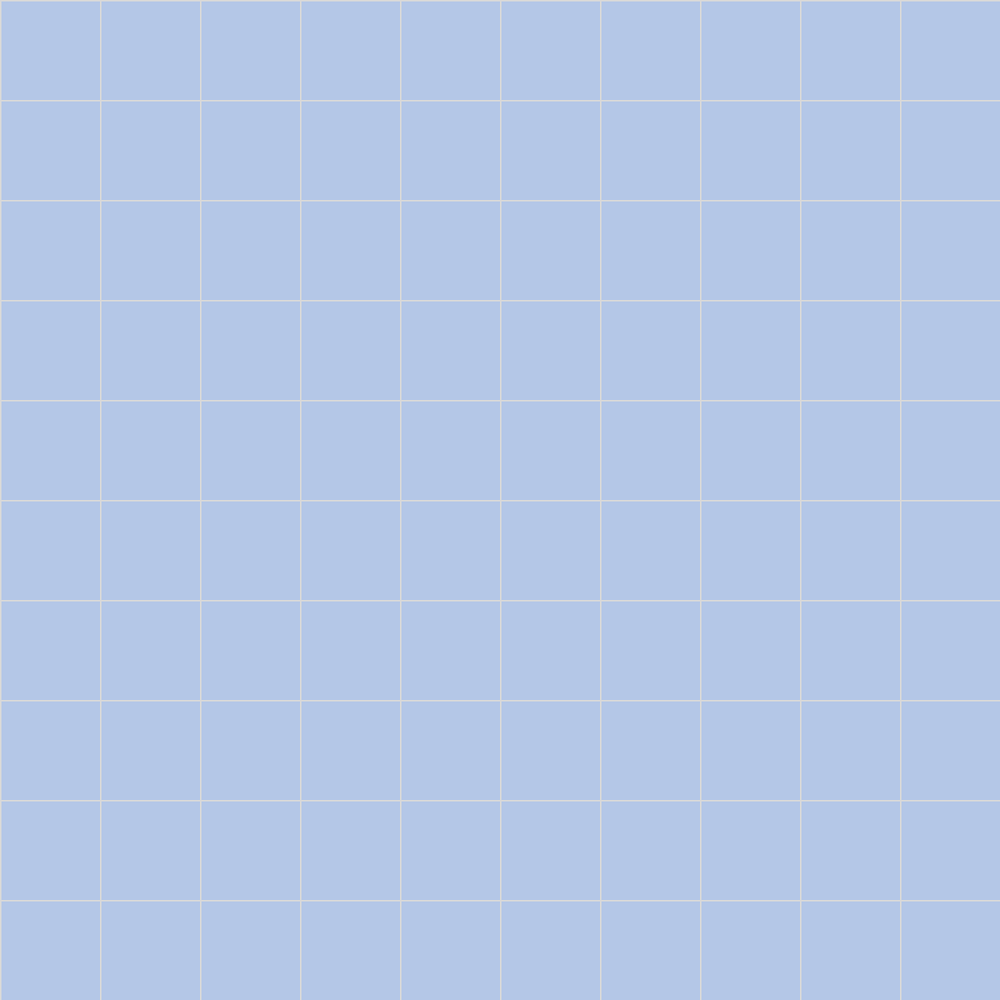

A 2D game scene composited from a Tiled map and its tileset images. What follows is a short description and the map's XML, with each tile layer's data collapsed to a summary:
An orthogonal 10x10 tile map with 100x100 px tiles, 1 tile layer (Tile Layer 1).

<map version="1.0" orientation="orthogonal" renderorder="right-down" width="10" height="10" tilewidth="100" tileheight="100" nextobjectid="1">
 <tileset firstgid="1" name="Square" tilewidth="100" tileheight="100" tilecount="1">
  <image source="CuadroPiso.png" width="144" height="144" />
 </tileset>
 <layer name="Tile Layer 1" width="10" height="10">
  <data>[100 cells, 100 non-empty, 1 distinct tile ids]</data>
 </layer>
 <objectgroup name="Object Layer 1" />
</map>
